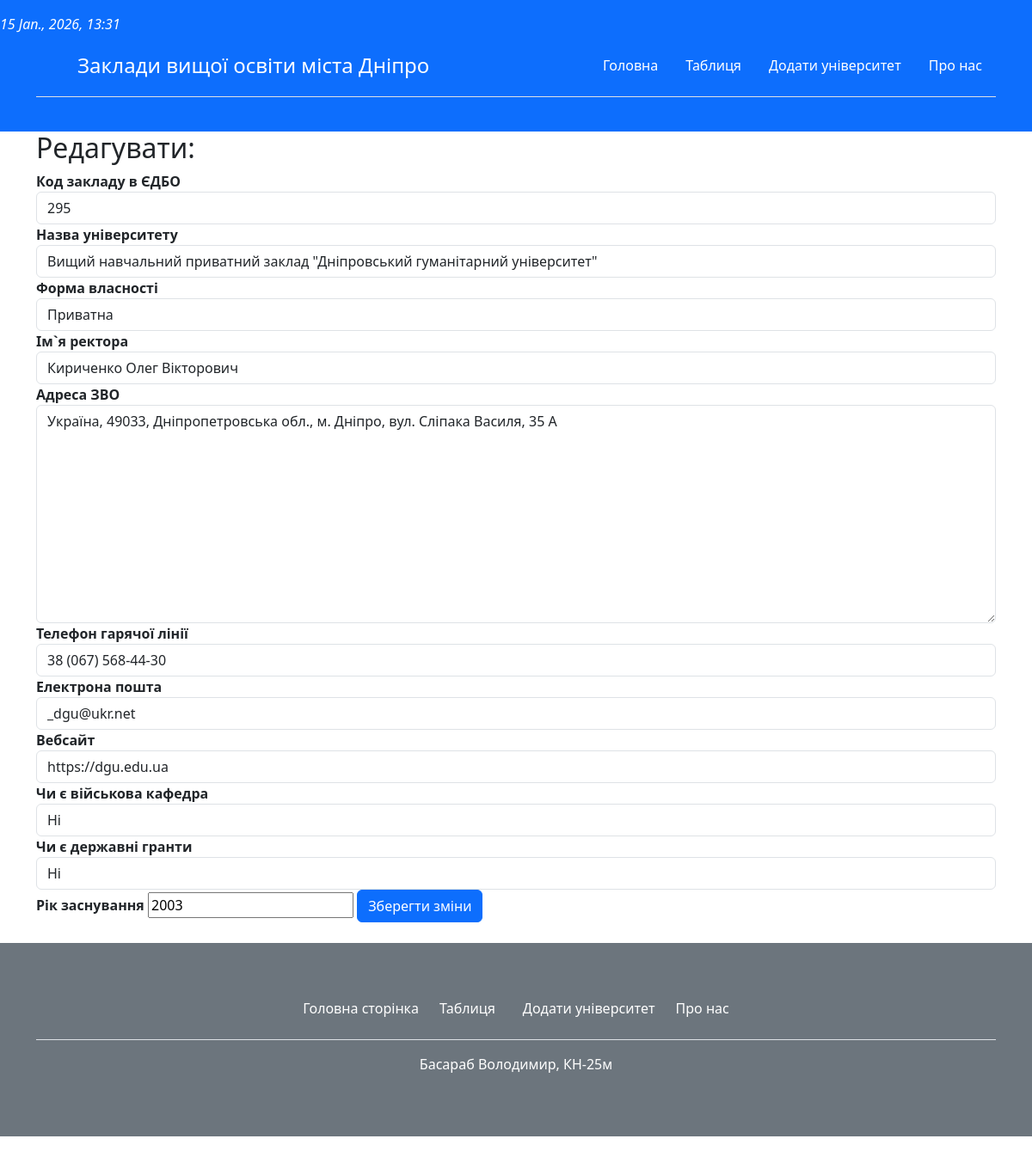
The page /university/2/edit on the database its author committed.
### main/models.py (models this page shows, shortened)
class University(models.Model):
    code = models.CharField('Код закладу в ЄДЕБО',max_length=4, unique=True)
    title = models.CharField('Назва університету',max_length=150)
    ownership = models.CharField('Форма власності', max_length=10)
    rector = models.CharField('Ім`я ректора',max_length=100)
    location = models.TextField('Місцезнаходження')
    phone = models.CharField('Телефон/факс', max_length=100)
    email = models.CharField('Електронна пошта', max_length=50)
    website = models.CharField('Вебсайт університету', max_length=120)
    military_department = models.CharField('Чи є військова кафедра', max_length=3)
    grants = models.CharField('Чи бере заклад участь в програмі державних грантів на здобуття вищої освіти', max_length=3)
    year = models.CharField('Рік заснування', max_length=4)
    created = models.DateTimeField(auto_now_add=True)
    class Meta:
        verbose_name = 'Університет'
        verbose_name_plural = 'Університети'

### main/views.py (the view, shortened to what this page needs)
# urls.py: path('university/<int:id>/edit', views.university_edit, name='university_edit'),
def university_edit(request, id=0):
    if request.method == 'GET':
        if id == 0:
            form = UniversityForm()
        else:
            university = University.objects.get(id=id)
            form = UniversityForm(instance=university)
        return render(request, 'main/university_edit.html', {'form': form})

### main/templates/main/university_edit.html (shortened to what this page needs)
{% extends 'main/base.html' %}
{% block content %}
<h2>Редагувати:</h2>
    <form action="" method="post" autocomplete="off">
        <label for="code"><b>Код закладу в ЄДБО</b></label>
        {{ form.code }}
        <label for="title"><b>Назва університету</b></label>
        {{ form.title }}
        <label for="ownership"><b>Форма власності</b></label>
        {{ form.ownership }}
        <label for="rector"><b>Ім`я ректора</b></label>
        {{ form.rector }}
        <label for="location"><b>Адреса ЗВО</b></label>
        {{ form.location }}
        <label for="phone"><b>Телефон гарячої лінії</b></label>
        {{ form.phone }}
        <label for="email"><b>Електрона пошта</b></label>
        {{ form.email }}
        <label for="website"><b>Вебсайт</b></label>
        {{ form.website }}
        <label for="military_department"><b>Чи є військова кафедра</b></label>
        {{ form.military_department }}
        <label for="grants"><b>Чи є державні гранти</b></label>
        {{ form.grants }}
        <label for="year"><b>Рік заснування</b></label>
        {{ form.year }}
        <button type="submit" class="btn btn-primary">Зберегти зміни</button>
    </form>
{% endblock %}

### rows shown on the page
University: code "295", title "Вищий навчальний приватний заклад \"Дніпровський гуманітарний університет\"", ownership "Приватна", rector "Кириченко Олег Вікторович", location "Україна, 49033, Дніпропетровська обл., м. Дніпро, вул. Сліпака Василя, 35 А", phone "38 (067) 568-44-30", email "_dgu@ukr.net", website "https://dgu.edu.ua", military_department "Ні", grants "Ні", year "2003"
